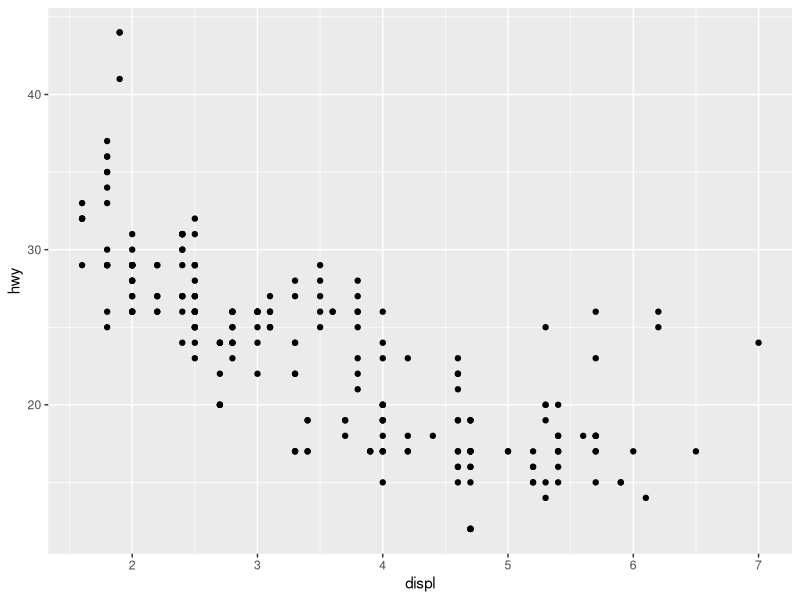
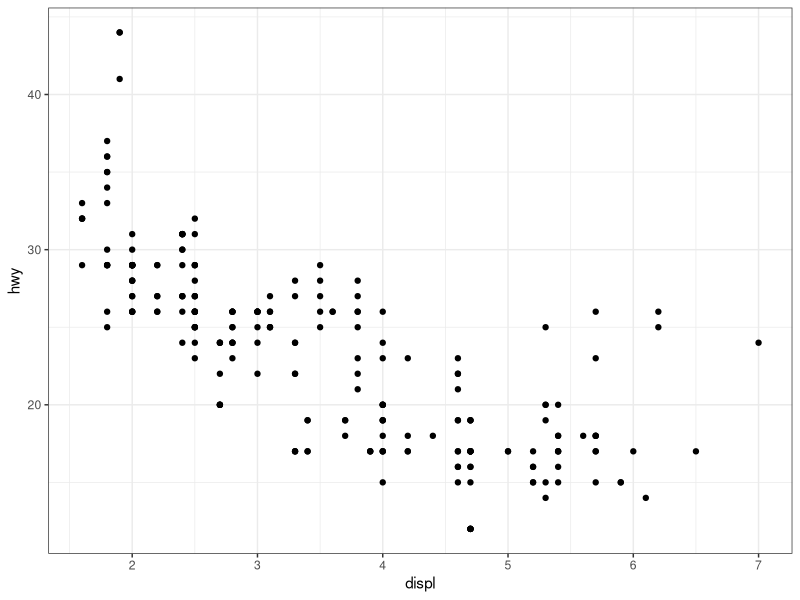
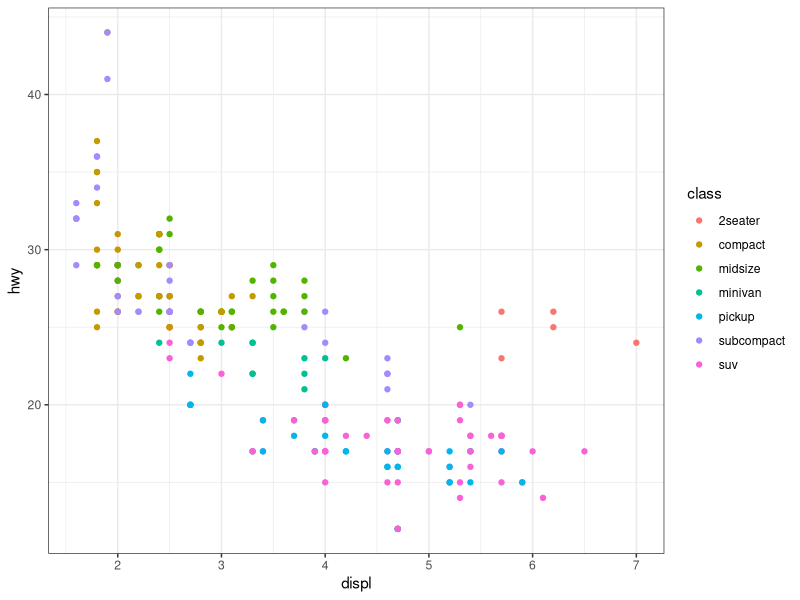

Write R code to recreate these figures, in order. (Note: this script raises an error after producing the figures.)
### Themes

library(tidyverse)

# Base plot with default theme
ggplot(
  data = mpg,
  mapping = aes(x = displ, y = hwy)
) +
  geom_point() +
  theme_grey()

# bw-theme
ggplot(
  data = mpg,
  mapping = aes(x = displ, y = hwy)
) +
  geom_point() +
  theme_bw()

# Theme does not affect color palette of geoms
ggplot(
  data = mpg,
  mapping = aes(x = displ, y = hwy)
) +
  geom_point(aes(color = class)) +
  theme_bw()

# Occasionally useful: legend at the bottom
ggplot(
  data = mpg,
  mapping = aes(x = displ, y = hwy)
) +
  geom_point(color = class) +
  theme_bw() +
  theme(legend.position = "bottom")

# theme_* overwrites theme() calls: mind the order!
ggplot(
  data = mpg,
  mapping = aes(x = displ, y = hwy)
) +
  geom_point(color = class) +
  theme(legend.position = "bottom") +
  theme_bw()

# first param of theme_()-functions is base_size
ggplot(
  data = mpg,
  mapping = aes(x = displ, y = hwy, color = class)
) +
  geom_point() +
  theme_bw(16)

# predefined custom themes available, e.g. in ggpubr package
ggplot(
  data = mpg,
  mapping = aes(x = displ, y = hwy, color = class)
) +
  geom_point() +
  ggpubr::theme_pubr()
